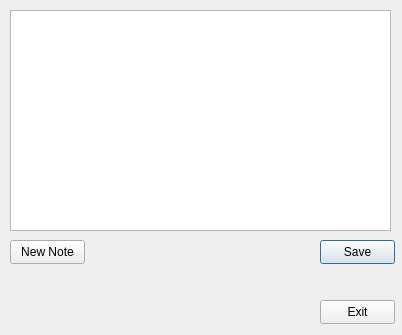
<?xml version="1.0" encoding="UTF-8"?>
<ui version="4.0">
 <class>notes</class>
 <widget class="QDialog" name="notes">
  <property name="geometry">
   <rect>
    <x>0</x>
    <y>0</y>
    <width>402</width>
    <height>335</height>
   </rect>
  </property>
  <property name="windowTitle">
   <string>Notes</string>
  </property>
  <widget class="QWidget" name="verticalLayoutWidget">
   <property name="geometry">
    <rect>
     <x>10</x>
     <y>10</y>
     <width>381</width>
     <height>221</height>
    </rect>
   </property>
   <layout class="QVBoxLayout" name="verticalLayout">
    <item>
     <widget class="QTextEdit" name="noteEdit"/>
    </item>
   </layout>
  </widget>
  <widget class="QPushButton" name="saveNoteBttn">
   <property name="geometry">
    <rect>
     <x>320</x>
     <y>240</y>
     <width>75</width>
     <height>24</height>
    </rect>
   </property>
   <property name="text">
    <string>Save</string>
   </property>
  </widget>
  <widget class="QPushButton" name="newNoteBttn">
   <property name="geometry">
    <rect>
     <x>10</x>
     <y>240</y>
     <width>75</width>
     <height>24</height>
    </rect>
   </property>
   <property name="text">
    <string>New Note</string>
   </property>
  </widget>
  <widget class="QPushButton" name="exitButton">
   <property name="geometry">
    <rect>
     <x>320</x>
     <y>300</y>
     <width>75</width>
     <height>24</height>
    </rect>
   </property>
   <property name="text">
    <string>Exit</string>
   </property>
  </widget>
 </widget>
 <resources/>
 <connections>
  <connection>
   <sender>newNoteBttn</sender>
   <signal>clicked()</signal>
   <receiver>notes</receiver>
   <slot>on_newNoteBttn_clicked()</slot>
   <hints>
    <hint type="sourcelabel">
     <x>47</x>
     <y>251</y>
    </hint>
    <hint type="destinationlabel">
     <x>200</x>
     <y>167</y>
    </hint>
   </hints>
  </connection>
  <connection>
   <sender>saveNoteBttn</sender>
   <signal>clicked()</signal>
   <receiver>notes</receiver>
   <slot>on_saveNoteBttn_clicked()</slot>
   <hints>
    <hint type="sourcelabel">
     <x>357</x>
     <y>251</y>
    </hint>
    <hint type="destinationlabel">
     <x>200</x>
     <y>167</y>
    </hint>
   </hints>
  </connection>
  <connection>
   <sender>exitButton</sender>
   <signal>clicked()</signal>
   <receiver>notes</receiver>
   <slot>on_exitButton_clicked()</slot>
   <hints>
    <hint type="sourcelabel">
     <x>357</x>
     <y>321</y>
    </hint>
    <hint type="destinationlabel">
     <x>200</x>
     <y>167</y>
    </hint>
   </hints>
  </connection>
 </connections>
 <slots>
  <slot>on_saveNoteBttn_clicked()</slot>
  <slot>on_newNoteBttn_clicked()</slot>
  <slot>on_exitButton_clicked()</slot>
 </slots>
</ui>
